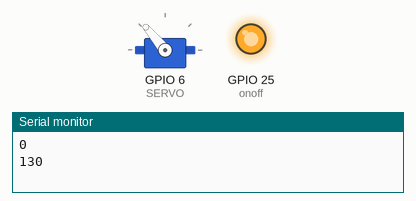
The sketch below on a simulated ESP32. On the bench: servo, output pins drawn as LEDs (lit = HIGH), the last lines printed to the serial monitor.

Above: at 0.05 s.
At 6.0 s:
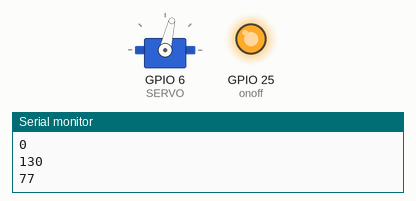
Timing chart, 0 to 7.8 s (numbered marks = the images above):
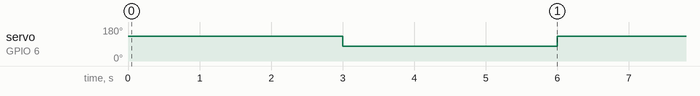

The sketch:

teste_servo.ino
```cpp
#include <Servo.h>

#define SERVO 6 // Porta Digital 6 PWM

Servo s; // Variável Servo
int pos; // Posição Servo
int onoff = 25;


void setup ()
{
  s.attach(SERVO);
  Serial.begin(9600);
  s.write(0); // Inicia motor posição zero
  Serial.println("0");
  pinMode(onoff, OUTPUT);
  digitalWrite(onoff, HIGH);
}

void loop()
{
  //fechar
  s.write(130);
  Serial.println("130");
  delay(3000);
  //abrir
  s.write(77);
  Serial.println("77");
  delay(3000);

}
```

Measured:
- by itself, servo on GPIO 6 (SERVO): alternates 130° for 3.0 s and 77° for 3.0 s
